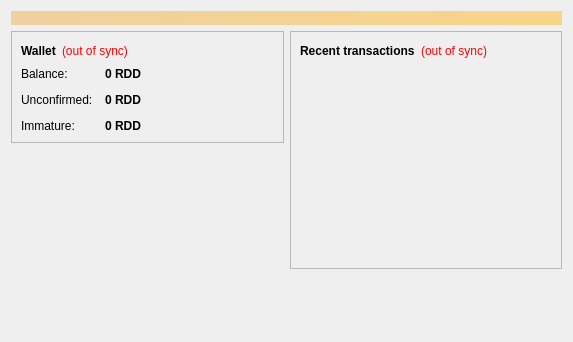
<?xml version="1.0" encoding="UTF-8"?>
<ui version="4.0">
 <class>OverviewPage</class>
 <widget class="QWidget" name="OverviewPage">
  <property name="geometry">
   <rect>
    <x>0</x>
    <y>0</y>
    <width>573</width>
    <height>342</height>
   </rect>
  </property>
  <property name="windowTitle">
   <string>CompuCoin</string>
  </property>
  <layout class="QVBoxLayout" name="topLayout">
   <item>
    <widget class="QLabel" name="labelAlerts">
     <property name="visible">
      <bool>false</bool>
     </property>
     <property name="styleSheet">
      <string notr="true">background-color: qlineargradient(x1: 0, y1: 0, x2: 1, y2: 0, stop:0 #F0D0A0, stop:1 #F8D488); color:#000000;</string>
     </property>
     <property name="wordWrap">
      <bool>true</bool>
     </property>
     <property name="margin">
      <number>3</number>
     </property>
    </widget>
   </item>
   <item>
    <layout class="QHBoxLayout" name="horizontalLayout" stretch="1,1">
     <item>
      <layout class="QVBoxLayout" name="verticalLayout_2">
       <item>
        <widget class="QFrame" name="frame">
         <property name="frameShape">
          <enum>QFrame::StyledPanel</enum>
         </property>
         <property name="frameShadow">
          <enum>QFrame::Raised</enum>
         </property>
         <layout class="QVBoxLayout" name="verticalLayout_4">
          <item>
           <layout class="QHBoxLayout" name="horizontalLayout_4">
            <item>
             <widget class="QLabel" name="label_5">
              <property name="font">
               <font>
                <weight>75</weight>
                <bold>true</bold>
               </font>
              </property>
              <property name="text">
               <string>Wallet</string>
              </property>
             </widget>
            </item>
            <item>
             <widget class="QLabel" name="labelWalletStatus">
              <property name="toolTip">
               <string>The displayed information may be out of date. Your wallet automatically synchronizes with the CompuCoin network after a connection is established, but this process has not completed yet.</string>
              </property>
              <property name="styleSheet">
               <string notr="true">QLabel { color: red; }</string>
              </property>
              <property name="text">
               <string notr="true">(out of sync)</string>
              </property>
              <property name="alignment">
               <set>Qt::AlignLeading|Qt::AlignLeft|Qt::AlignVCenter</set>
              </property>
             </widget>
            </item>
            <item>
             <spacer name="horizontalSpacer_2">
              <property name="orientation">
               <enum>Qt::Horizontal</enum>
              </property>
              <property name="sizeHint" stdset="0">
               <size>
                <width>40</width>
                <height>20</height>
               </size>
              </property>
             </spacer>
            </item>
           </layout>
          </item>
          <item>
           <layout class="QFormLayout" name="formLayout_2">
            <property name="fieldGrowthPolicy">
             <enum>QFormLayout::AllNonFixedFieldsGrow</enum>
            </property>
            <property name="horizontalSpacing">
             <number>12</number>
            </property>
            <property name="verticalSpacing">
             <number>12</number>
            </property>
            <item row="0" column="0">
             <widget class="QLabel" name="label">
              <property name="text">
               <string>Balance:</string>
              </property>
             </widget>
            </item>
            <item row="0" column="1">
             <widget class="QLabel" name="labelBalance">
              <property name="font">
               <font>
                <weight>75</weight>
                <bold>true</bold>
               </font>
              </property>
              <property name="cursor">
               <cursorShape>IBeamCursor</cursorShape>
              </property>
              <property name="toolTip">
               <string>Your current balance</string>
              </property>
              <property name="text">
               <string notr="true">0 RDD</string>
              </property>
              <property name="textInteractionFlags">
               <set>Qt::LinksAccessibleByMouse|Qt::TextSelectableByKeyboard|Qt::TextSelectableByMouse</set>
              </property>
             </widget>
            </item>
            <item row="1" column="0">
             <widget class="QLabel" name="label_3">
              <property name="text">
               <string>Unconfirmed:</string>
              </property>
             </widget>
            </item>
            <item row="1" column="1">
             <widget class="QLabel" name="labelUnconfirmed">
              <property name="font">
               <font>
                <weight>75</weight>
                <bold>true</bold>
               </font>
              </property>
              <property name="cursor">
               <cursorShape>IBeamCursor</cursorShape>
              </property>
              <property name="toolTip">
               <string>Total of transactions that have yet to be confirmed, and do not yet count toward the current balance</string>
              </property>
              <property name="text">
               <string notr="true">0 RDD</string>
              </property>
              <property name="textInteractionFlags">
               <set>Qt::LinksAccessibleByMouse|Qt::TextSelectableByKeyboard|Qt::TextSelectableByMouse</set>
              </property>
             </widget>
            </item>
            <item row="2" column="0">
             <widget class="QLabel" name="labelImmatureText">
              <property name="text">
               <string>Immature:</string>
              </property>
             </widget>
            </item>
            <item row="2" column="1">
             <widget class="QLabel" name="labelImmature">
              <property name="font">
               <font>
                <weight>75</weight>
                <bold>true</bold>
               </font>
              </property>
              <property name="toolTip">
               <string>Mined balance that has not yet matured</string>
              </property>
              <property name="text">
               <string notr="true">0 RDD</string>
              </property>
              <property name="textInteractionFlags">
               <set>Qt::LinksAccessibleByMouse|Qt::TextSelectableByKeyboard|Qt::TextSelectableByMouse</set>
              </property>
             </widget>
            </item>
           </layout>
          </item>
         </layout>
        </widget>
       </item>
       <item>
        <spacer name="verticalSpacer">
         <property name="orientation">
          <enum>Qt::Vertical</enum>
         </property>
         <property name="sizeHint" stdset="0">
          <size>
           <width>20</width>
           <height>40</height>
          </size>
         </property>
        </spacer>
       </item>
       <item>
        <widget class="QLabel" name="label_wallet_bgcoin">
         <property name="text">
          <string/>
         </property>
         <property name="pixmap">
          <pixmap resource="../bitcoin.qrc">:/images/wallet_bgcoin</pixmap>
         </property>
         <property name="scaledContents">
          <bool>false</bool>
         </property>
         <property name="alignment">
          <set>Qt::AlignCenter</set>
         </property>
         <property name="margin">
          <number>-2</number>
         </property>
        </widget>
       </item>
       <item>
        <widget class="QLabel" name="label_6">
         <property name="text">
          <string/>
         </property>
        </widget>
       </item>
      </layout>
     </item>
     <item>
      <layout class="QVBoxLayout" name="verticalLayout_3">
       <item>
        <widget class="QFrame" name="frame_2">
         <property name="frameShape">
          <enum>QFrame::StyledPanel</enum>
         </property>
         <property name="frameShadow">
          <enum>QFrame::Raised</enum>
         </property>
         <layout class="QVBoxLayout" name="verticalLayout">
          <item>
           <layout class="QHBoxLayout" name="horizontalLayout_2">
            <item>
             <widget class="QLabel" name="label_4">
              <property name="text">
               <string>&lt;b&gt;Recent transactions&lt;/b&gt;</string>
              </property>
             </widget>
            </item>
            <item>
             <widget class="QLabel" name="labelTransactionsStatus">
              <property name="toolTip">
               <string>The displayed information may be out of date. Your wallet automatically synchronizes with the CompuCoin network after a connection is established, but this process has not completed yet.</string>
              </property>
              <property name="styleSheet">
               <string notr="true">QLabel { color: red; }</string>
              </property>
              <property name="text">
               <string notr="true">(out of sync)</string>
              </property>
              <property name="alignment">
               <set>Qt::AlignRight|Qt::AlignTrailing|Qt::AlignVCenter</set>
              </property>
             </widget>
            </item>
            <item>
             <spacer name="horizontalSpacer">
              <property name="orientation">
               <enum>Qt::Horizontal</enum>
              </property>
              <property name="sizeHint" stdset="0">
               <size>
                <width>40</width>
                <height>20</height>
               </size>
              </property>
             </spacer>
            </item>
           </layout>
          </item>
          <item>
           <widget class="QListView" name="listTransactions">
            <property name="styleSheet">
             <string notr="true">QListView { background: transparent; }</string>
            </property>
            <property name="frameShape">
             <enum>QFrame::NoFrame</enum>
            </property>
            <property name="verticalScrollBarPolicy">
             <enum>Qt::ScrollBarAlwaysOff</enum>
            </property>
            <property name="horizontalScrollBarPolicy">
             <enum>Qt::ScrollBarAlwaysOff</enum>
            </property>
            <property name="selectionMode">
             <enum>QAbstractItemView::NoSelection</enum>
            </property>
           </widget>
          </item>
         </layout>
        </widget>
       </item>
       <item>
        <spacer name="verticalSpacer_2">
         <property name="orientation">
          <enum>Qt::Vertical</enum>
         </property>
         <property name="sizeHint" stdset="0">
          <size>
           <width>20</width>
           <height>40</height>
          </size>
         </property>
        </spacer>
       </item>
      </layout>
     </item>
    </layout>
   </item>
  </layout>
 </widget>
 <resources>
  <include location="../bitcoin.qrc"/>
 </resources>
 <connections/>
</ui>
